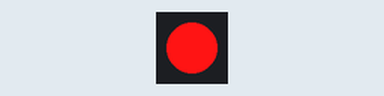
A sketch run on a simulated Arduino Uno, built with avr-gcc and run on an emulated ATmega328P. Shown: 1 RGB LEDs in strip order, left to right.

Above: at 0.1 s.
Timing chart, 0 to 39.8 s (numbered marks = the images above):
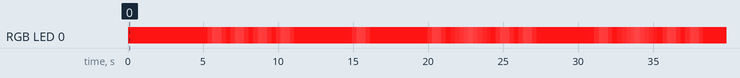

Measured:
- by itself, RGB LED 0: off → RGB(255, 20, 20) at 0.00 s, → RGB(255, 21, 21) 5.0 s later, → RGB(255, 41, 41) 0.30 s later, → RGB(255, 61, 61) 0.30 s later, … (80 changes in this stretch)

The sketch:

MorseBlinky.ino
```cpp
/**********************************************************
NeoPixel Valentine message by Tim Bartlett
current settings for 5v Trinket and single Flora NeoPixel
**********************************************************/

#include <Adafruit_NeoPixel.h>
#define PIN 1

int aPx = 255;  // set
int bPx = 20;  // set
int fadeHigh = 70; // set
int fDelay = 15;  // set
int dahDelay;
int diDelay;
int spaceDelay;

Adafruit_NeoPixel strip = Adafruit_NeoPixel(1, PIN, NEO_GRB + NEO_KHZ800);

void setup() {
  dahDelay = (fDelay * 2);
  diDelay = fDelay;
  spaceDelay = (fDelay * (255 - bPx));

  strip.begin();
  strip.show();
}

void loop() {
  pinkOn(5); // variable is in seconds if less than 100, or milliseconds if greater
  // Morse code is listed at the bottom of this code
  // End each letter with dit or daht
  di(); di(); di(); dit(); // H
  dit(); // E
  di(); dah(); di(); dit(); // L
  di(); dah(); di(); dit(); // L
  dah(); dah(); daht(); // O
  space();
  di(); dah(); daht(); // W
  dah(); dah(); daht(); // O
  di(); dah(); dit(); // R
  di(); dah(); di(); dit(); // L
  dah(); di(); dit(); // D
  space();}

void dah() {
  for (int i = bPx; i < fadeHigh; i++) {
    strip.setPixelColor(0, aPx, i, i);
    strip.show();
    delay(dahDelay);
  }
  for (int i = (fadeHigh - 1); i > (bPx - 1); i--) {
    strip.setPixelColor(0, aPx, i, i);
    strip.show();
    delay(dahDelay);
  }
}

void daht() {
  for (int i = bPx; i < fadeHigh; i++) {
    strip.setPixelColor(0, aPx, i, i);
    strip.show();
    delay(dahDelay);
  }
  for (int i = (fadeHigh - 1); i > (bPx - 1); i--) {
    strip.setPixelColor(0, aPx, i, i);
    strip.show();
    delay(dahDelay);
  }
  delay(spaceDelay);
}

void di() {
  for (int i = bPx; i < fadeHigh; i++) {
    strip.setPixelColor(0, aPx, i, i);
    strip.show();
    delay(diDelay);
  }
  for (int i = (fadeHigh - 1); i > (bPx - 1); i--) {
    strip.setPixelColor(0, aPx, i, i);
    strip.show();
    delay(diDelay);
  }
}

void dit() {
  for (int i = bPx; i < fadeHigh; i++) {
    strip.setPixelColor(0, aPx, i, i);
    strip.show();
    delay(diDelay);
  }
  for (int i = (fadeHigh - 1); i > (bPx - 1); i--) {
    strip.setPixelColor(0, aPx, i, i);
    strip.show();
    delay(diDelay);
  }
  delay(spaceDelay);
}

void pinkOn(int f){
  int d;
  if (f > 0 && f <100){
    d = (f * 1000);
  }
  else if (f > 99){
    d = f;
  }
  else {
    d = 2000;
  }

  strip.setPixelColor(0, aPx, bPx, bPx);
  strip.show();
  delay(d);
}

void space(){
  delay(spaceDelay);
}


/*  MORSE CODE
A
di-dah
B
dah-di-di-dit
C
dah-di-dah-dit
D
dah-di-dit
E
dit
F
di-di-dah-dit
G
dah-dah-dit
H
di-di-di-dit
I
di-dit
J
di-dah-dah-dah
K
dah-di-dah
L
di-dah-di-dit
M
dah-dah
N
dah-dit
O
dah-dah-dah
P
di-dah-dah-dit
Q
dah-dah-di-dah
R
di-dah-dit
S
di-di-dit
T
dah
U
di-di-dah
V
di-di-di-dah
W
di-dah-dah
X
dah-di-di-dah
Y
dah-di-dah-dah
Z
dah-dah-di-dit

0
dah-dah-dah-dah-dah
1
di-dah-dah-dah-dah
2
di-di-dah-dah-dah
3
di-di-di-dah-dah
4
di-di-di-di-dah
5
di-di-di-di-dit
6
dah-di-di-di-dit
7
dah-dah-di-di-dit
8
dah-dah-dah-di-dit
9
dah-dah-dah-dah-dit

*/
```
